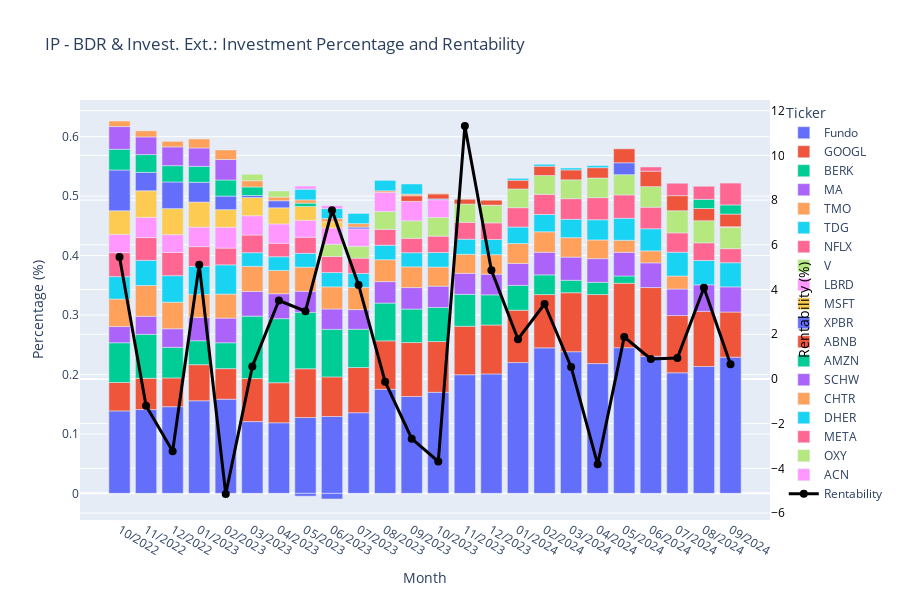

Notebook cell for this chart:
### Code cell
def graph_percentage_and_rentability(df, fund_name=None, investment_type=None):
    """
    Generate a dual-axis graph showing investment percentages as bars (left axis) 
    and fund rentability as a line (right axis).
    
    Parameters:
    -----------
    df : polars.DataFrame
        The dataframe containing the investment data
    fund_name : str or None, default=None
        The name of the fund to analyze (None for all funds)
    investment_type : str or None, default=None
        Filter for specific investment type ("BDR", "Invest. Ext.", or None for both)
    """
    # Apply filters
    filtered_df = df.clone()
    
    if fund_name is not None:
        filtered_df = filtered_df.filter(pl.col("funds") == fund_name)
        title_prefix = fund_name
    else:
        title_prefix = "All Funds"
    
    if investment_type == "BDR":
        filtered_df = filtered_df.filter(pl.col("investment_type") == "BDR")
        type_title = "BDR"
    elif investment_type == "Invest. Ext.":
        filtered_df = filtered_df.filter(pl.col("investment_type") == "Invest. Ext.")
        type_title = "Invest. Ext."
    else:
        type_title = "BDR & Invest. Ext."
    
    # Group by month, ticker for percentages
    monthly_ticker_pct = filtered_df.group_by(["month", "ticker", "date_for_sort"]).agg(
        pl.sum("percentage").alias("total_percentage")
    )
    
    # Group by month for rentability
    monthly_rentability = filtered_df.group_by(["month", "date_for_sort"]).agg(
        (pl.mean("rentability")*100).alias("avg_rentability")
    ).sort("date_for_sort")
    
    # Convert to pandas
    plot_df_pct = monthly_ticker_pct.to_pandas()
    plot_df_rentability = monthly_rentability.to_pandas()
    
    # Check if data exists
    if plot_df_pct.empty:
        print(f"No data found for: {title_prefix} with investment type: {type_title}")
        return None
    
    # Sort by date
    plot_df_pct = plot_df_pct.sort_values('date_for_sort')
    
    # Calculate the total percentage per ticker across all months
    ticker_totals = plot_df_pct.groupby('ticker')['total_percentage'].sum().sort_values(ascending=False)
    ordered_tickers = ticker_totals.index.tolist()
    
    # Create the bar chart for percentages
    fig = px.bar(
        plot_df_pct,
        x="month",
        y="total_percentage",
        color="ticker",
        title=f'{title_prefix} - {type_title}: Investment Percentage and Rentability',
        labels={
            "month": "Month",
            "total_percentage": "Percentage (%)",
            "ticker": "Ticker"
        },
        category_orders={
            "month": plot_df_pct["month"].tolist(),
            "ticker": ordered_tickers,
        },
        height=600,
    )
    
    # Add the line chart for rentability
    fig.add_trace(
        dict(
            type='scatter',
            x=plot_df_rentability['month'],
            y=plot_df_rentability['avg_rentability'],
            name='Rentability',
            mode='lines+markers',
            line=dict(color='black', width=3),
            marker=dict(size=8, color='black'),
            yaxis='y2'  # Use secondary y-axis
        )
    )
    
    # Set up the secondary y-axis for rentability
    fig.update_layout(
        xaxis_title="Month",
        yaxis_title="Percentage (%)",
        yaxis2=dict(
            title="Rentability (%)",
            titlefont=dict(color="black"),
            tickfont=dict(color="black"),
            anchor="x",
            overlaying="y",
            side="right"
        ),
        legend_title="Ticker",
        barmode='relative',
        hovermode="closest"
    )
    
    # Format hover info
    fig.update_traces(
        selector=dict(type='bar'),
        hovertemplate="<b>%{x}</b><br>" +
                      "Ticker: %{fullData.name}<br>" +
                      "Percentage: %{y:.2f}%<br>"
    )
    
    # Add hover template for the line
    fig.update_traces(
        selector=dict(name='Rentability'),
        hovertemplate="<b>%{x}</b><br>" +
                      "Rentability: %{y:.2f}%<br>"
    )
    
    # Show the plot
    fig.show()
    
    return None

# Example usage:
# For a specific fund
graph_percentage_and_rentability(df_peers, "IP")

### Figure 1 — Plotly figure (JSON) as saved in the notebook; plotly's stock layout.template omitted (floating-point values rounded to 4 significant figures; data arrays with more than 128 entries replaced by an {"elided": "..."} marker saying what was removed)
{"data": [{"alignmentgroup": "True", "hovertemplate": "<b>%{x}</b><br>Ticker: %{fullData.name}<br>Percentage: %{y:.2f}%<br>", "legendgroup": "Fundo", "marker": {"color": "#636efa", "pattern": {"shape": ""}}, "name": "Fundo", "offsetgroup": "Fundo", "orientation": "v", "showlegend": true, "textposition": "auto", "type": "bar", "x": ["10/2022", "11/2022", "12/2022", "01/2023", "02/2023", "03/2023", "04/2023", "05/2023", "06/2023", "07/2023", "08/2023", "09/2023", "10/2023", "11/2023", "12/2023", "01/2024", "02/2024", "03/2024", "04/2024", "05/2024", "06/2024", "07/2024", "08/2024", "09/2024"], "xaxis": "x", "y": [0.1387, 0.141, 0.1458, 0.1557, 0.1584, 0.1207, 0.1187, 0.1275, 0.1293, 0.1356, 0.175, 0.1629, 0.17, 0.1995, 0.2009, 0.22, 0.2447, 0.2383, 0.2183, 0.2451, 0.2307, 0.2028, 0.2134, 0.229], "yaxis": "y"}, {"alignmentgroup": "True", "hovertemplate": "<b>%{x}</b><br>Ticker: %{fullData.name}<br>Percentage: %{y:.2f}%<br>", "legendgroup": "GOOGL", "marker": {"color": "#EF553B", "pattern": {"shape": ""}}, "name": "GOOGL", "offsetgroup": "GOOGL", "orientation": "v", "showlegend": true, "textposition": "auto", "type": "bar", "x": ["10/2022", "11/2022", "12/2022", "01/2023", "02/2023", "03/2023", "04/2023", "05/2023", "06/2023", "07/2023", "08/2023", "09/2023", "10/2023", "11/2023", "12/2023", "01/2024", "02/2024", "03/2024", "04/2024", "05/2024", "06/2024", "07/2024", "08/2024", "09/2024"], "xaxis": "x", "y": [0.04783, 0.05249, 0.04832, 0.06071, 0.05137, 0.07246, 0.06737, 0.08202, 0.06661, 0.07601, 0.08148, 0.09077, 0.08539, 0.08158, 0.08226, 0.08802, 0.08965, 0.0992, 0.1161, 0.1084, 0.1155, 0.09627, 0.0928, 0.07596], "yaxis": "y"}, {"alignmentgroup": "True", "hovertemplate": "<b>%{x}</b><br>Ticker: %{fullData.name}<br>Percentage: %{y:.2f}%<br>", "legendgroup": "BERK", "marker": {"color": "#00cc96", "pattern": {"shape": ""}}, "name": "BERK", "offsetgroup": "BERK", "orientation": "v", "showlegend": true, "textposition": "auto", "type": "bar", "x": ["10/2022", "11/2022", "12/2022", "01/2023", "02/2023", "03/2023", "04/2023", "05/2023", "06/2023", "07/2023", "08/2023", "09/2023", "10/2023", "11/2023", "12/2023", "01/2024", "02/2024", "03/2024", "04/2024", "05/2024"], "xaxis": "x", "y": [0.06682, 0.07397, 0.05143, 0.04021, 0.04353, 0.105, 0.1078, 0.09489, 0.07994, 0.06441, 0.0636, 0.05636, 0.0573, 0.05376, 0.05077, 0.04178, 0.03318, 0.02089, 0.02064, 0.01219], "yaxis": "y"}, {"alignmentgroup": "True", "hovertemplate": "<b>%{x}</b><br>Ticker: %{fullData.name}<br>Percentage: %{y:.2f}%<br>", "legendgroup": "MA", "marker": {"color": "#ab63fa", "pattern": {"shape": ""}}, "name": "MA", "offsetgroup": "MA", "orientation": "v", "showlegend": true, "textposition": "auto", "type": "bar", "x": ["10/2022", "11/2022", "12/2022", "01/2023", "02/2023", "03/2023", "04/2023", "05/2023", "06/2023", "07/2023", "08/2023", "09/2023", "10/2023", "11/2023", "12/2023", "01/2024", "02/2024", "03/2024", "04/2024", "05/2024", "06/2024", "07/2024", "08/2024", "09/2024"], "xaxis": "x", "y": [0.02727, 0.03042, 0.03128, 0.03929, 0.04144, 0.04158, 0.04193, 0.03553, 0.03426, 0.03298, 0.03607, 0.03611, 0.03589, 0.0353, 0.03481, 0.03691, 0.03796, 0.03909, 0.03974, 0.03983, 0.04152, 0.04465, 0.04475, 0.04237], "yaxis": "y"}, {"alignmentgroup": "True", "hovertemplate": "<b>%{x}</b><br>Ticker: %{fullData.name}<br>Percentage: %{y:.2f}%<br>", "legendgroup": "TMO", "marker": {"color": "#FFA15A", "pattern": {"shape": ""}}, "name": "TMO", "offsetgroup": "TMO", "orientation": "v", "showlegend": true, "textposition": "auto", "type": "bar", "x": ["10/2022", "11/2022", "12/2022", "01/2023", "02/2023", "03/2023", "04/2023", "05/2023", "06/2023", "07/2023", "08/2023", "09/2023", "10/2023", "11/2023", "12/2023", "01/2024", "02/2024", "03/2024", "04/2024", "05/2024", "06/2024", "07/2024"], "xaxis": "x", "y": [0.04627, 0.05181, 0.04469, 0.0385, 0.04042, 0.04217, 0.03916, 0.04052, 0.03722, 0.03757, 0.03682, 0.03491, 0.03208, 0.03199, 0.03276, 0.03349, 0.03448, 0.03266, 0.03151, 0.02022, 0.02015, 0.02186], "yaxis": "y"}, {"alignmentgroup": "True", "hovertemplate": "<b>%{x}</b><br>Ticker: %{fullData.name}<br>Percentage: %{y:.2f}%<br>", "legendgroup": "TDG", "marker": {"color": "#19d3f3", "pattern": {"shape": ""}}, "name": "TDG", "offsetgroup": "TDG", "orientation": "v", "showlegend": true, "textposition": "auto", "type": "bar", "x": ["10/2022", "11/2022", "12/2022", "01/2023", "02/2023", "03/2023", "04/2023", "05/2023", "06/2023", "07/2023", "08/2023", "09/2023", "10/2023", "11/2023", "12/2023", "01/2024", "02/2024", "03/2024", "04/2024", "05/2024", "06/2024", "07/2024", "08/2024", "09/2024"], "xaxis": "x", "y": [0.03774, 0.04232, 0.04467, 0.04739, 0.0492, 0.02303, 0.02306, 0.02328, 0.02409, 0.02327, 0.02442, 0.02378, 0.02442, 0.0254, 0.02553, 0.02776, 0.02911, 0.03091, 0.03399, 0.03699, 0.03718, 0.04004, 0.04086, 0.04061], "yaxis": "y"}, {"alignmentgroup": "True", "hovertemplate": "<b>%{x}</b><br>Ticker: %{fullData.name}<br>Percentage: %{y:.2f}%<br>", "legendgroup": "NFLX", "marker": {"color": "#FF6692", "pattern": {"shape": ""}}, "name": "NFLX", "offsetgroup": "NFLX", "orientation": "v", "showlegend": true, "textposition": "auto", "type": "bar", "x": ["10/2022", "11/2022", "12/2022", "01/2023", "02/2023", "03/2023", "04/2023", "05/2023", "06/2023", "07/2023", "08/2023", "09/2023", "10/2023", "11/2023", "12/2023", "01/2024", "02/2024", "03/2024", "04/2024", "05/2024", "06/2024", "07/2024", "08/2024", "09/2024"], "xaxis": "x", "y": [0.04038, 0.03831, 0.03895, 0.03313, 0.02821, 0.02967, 0.02261, 0.02704, 0.02697, 0.0258, 0.02664, 0.02421, 0.0276, 0.02843, 0.02793, 0.03257, 0.03388, 0.03465, 0.03706, 0.03939, 0.03632, 0.03253, 0.02964, 0.02366], "yaxis": "y"}, {"alignmentgroup": "True", "hovertemplate": "<b>%{x}</b><br>Ticker: %{fullData.name}<br>Percentage: %{y:.2f}%<br>", "legendgroup": "V", "marker": {"color": "#B6E880", "pattern": {"shape": ""}}, "name": "V", "offsetgroup": "V", "orientation": "v", "showlegend": true, "textposition": "auto", "type": "bar", "x": ["06/2023", "07/2023", "08/2023", "09/2023", "10/2023", "11/2023", "12/2023", "01/2024", "02/2024", "03/2024", "04/2024", "05/2024", "06/2024", "07/2024", "08/2024", "09/2024"], "xaxis": "x", "y": [0.02064, 0.01983, 0.03008, 0.02939, 0.03142, 0.03068, 0.02977, 0.03146, 0.03166, 0.03174, 0.03315, 0.034, 0.03461, 0.03725, 0.03726, 0.03545], "yaxis": "y"}, {"alignmentgroup": "True", "hovertemplate": "<b>%{x}</b><br>Ticker: %{fullData.name}<br>Percentage: %{y:.2f}%<br>", "legendgroup": "LBRD", "marker": {"color": "#FF97FF", "pattern": {"shape": ""}}, "name": "LBRD", "offsetgroup": "LBRD", "orientation": "v", "showlegend": true, "textposition": "auto", "type": "bar", "x": ["10/2022", "11/2022", "12/2022", "01/2023", "02/2023", "03/2023", "04/2023", "05/2023", "06/2023", "07/2023", "08/2023", "09/2023", "10/2023"], "xaxis": "x", "y": [0.03074, 0.03398, 0.03006, 0.03292, 0.03513, 0.03248, 0.03252, 0.02837, 0.02746, 0.02933, 0.03217, 0.03277, 0.0298], "yaxis": "y"}, {"alignmentgroup": "True", "hovertemplate": "<b>%{x}</b><br>Ticker: %{fullData.name}<br>Percentage: %{y:.2f}%<br>", "legendgroup": "MSFT", "marker": {"color": "#FECB52", "pattern": {"shape": ""}}, "name": "MSFT", "offsetgroup": "MSFT", "orientation": "v", "showlegend": true, "textposition": "auto", "type": "bar", "x": ["10/2022", "11/2022", "12/2022", "01/2023", "02/2023", "03/2023", "04/2023", "05/2023", "06/2023", "09/2024"], "xaxis": "x", "y": [0.03965, 0.04477, 0.04378, 0.04211, 0.02956, 0.03056, 0.02718, 0.02338, 0.01021, 0.00149], "yaxis": "y"}, {"alignmentgroup": "True", "hovertemplate": "<b>%{x}</b><br>Ticker: %{fullData.name}<br>Percentage: %{y:.2f}%<br>", "legendgroup": "XPBR", "marker": {"color": "#636efa", "pattern": {"shape": ""}}, "name": "XPBR", "offsetgroup": "XPBR", "orientation": "v", "showlegend": true, "textposition": "auto", "type": "bar", "x": ["10/2022", "11/2022", "12/2022", "01/2023", "02/2023", "03/2023", "04/2023", "05/2023", "06/2023", "07/2023", "10/2023", "12/2023", "05/2024"], "xaxis": "x", "y": [0.06856, 0.03089, 0.0448, 0.03323, 0.02277, 0.0034, 0.01182, -0.00475, -0.00949, 0.00304, 0.00138, 4e-05, 0.02001], "yaxis": "y"}, {"alignmentgroup": "True", "hovertemplate": "<b>%{x}</b><br>Ticker: %{fullData.name}<br>Percentage: %{y:.2f}%<br>", "legendgroup": "ABNB", "marker": {"color": "#EF553B", "pattern": {"shape": ""}}, "name": "ABNB", "offsetgroup": "ABNB", "orientation": "v", "showlegend": true, "textposition": "auto", "type": "bar", "x": ["09/2023", "10/2023", "11/2023", "12/2023", "01/2024", "02/2024", "03/2024", "04/2024", "05/2024", "06/2024", "07/2024", "08/2024", "09/2024"], "xaxis": "x", "y": [0.00936, 0.00844, 0.00806, 0.00831, 0.01473, 0.01566, 0.01665, 0.01737, 0.02345, 0.02592, 0.02537, 0.02051, 0.0212], "yaxis": "y"}, {"alignmentgroup": "True", "hovertemplate": "<b>%{x}</b><br>Ticker: %{fullData.name}<br>Percentage: %{y:.2f}%<br>", "legendgroup": "AMZN", "marker": {"color": "#00cc96", "pattern": {"shape": ""}}, "name": "AMZN", "offsetgroup": "AMZN", "orientation": "v", "showlegend": true, "textposition": "auto", "type": "bar", "x": ["10/2022", "11/2022", "12/2022", "01/2023", "02/2023", "03/2023", "05/2023", "08/2024", "09/2024"], "xaxis": "x", "y": [0.03486, 0.0299, 0.02742, 0.02682, 0.02708, 0.01437, 0.00564, 0.01543, 0.0154], "yaxis": "y"}, {"alignmentgroup": "True", "hovertemplate": "<b>%{x}</b><br>Ticker: %{fullData.name}<br>Percentage: %{y:.2f}%<br>", "legendgroup": "SCHW", "marker": {"color": "#ab63fa", "pattern": {"shape": ""}}, "name": "SCHW", "offsetgroup": "SCHW", "orientation": "v", "showlegend": true, "textposition": "auto", "type": "bar", "x": ["10/2022", "11/2022", "12/2022", "01/2023", "02/2023"], "xaxis": "x", "y": [0.03823, 0.02972, 0.03159, 0.03094, 0.03441], "yaxis": "y"}, {"alignmentgroup": "True", "hovertemplate": "<b>%{x}</b><br>Ticker: %{fullData.name}<br>Percentage: %{y:.2f}%<br>", "legendgroup": "CHTR", "marker": {"color": "#FFA15A", "pattern": {"shape": ""}}, "name": "CHTR", "offsetgroup": "CHTR", "orientation": "v", "showlegend": true, "textposition": "auto", "type": "bar", "x": ["10/2022", "11/2022", "12/2022", "01/2023", "02/2023", "03/2023", "04/2023", "05/2023", "06/2023", "07/2023", "08/2023", "09/2023", "10/2023"], "xaxis": "x", "y": [0.00934, 0.01022, 0.00933, 0.0152, 0.01607, 0.0106, 0.00621, 0.00548, 0.00553, 0.00586, 0.00263, 0.00275, 0.00115], "yaxis": "y"}, {"alignmentgroup": "True", "hovertemplate": "<b>%{x}</b><br>Ticker: %{fullData.name}<br>Percentage: %{y:.2f}%<br>", "legendgroup": "DHER", "marker": {"color": "#19d3f3", "pattern": {"shape": ""}}, "name": "DHER", "offsetgroup": "DHER", "orientation": "v", "showlegend": true, "textposition": "auto", "type": "bar", "x": ["05/2023", "06/2023", "07/2023", "08/2023", "09/2023", "01/2024", "02/2024", "03/2024", "04/2024"], "xaxis": "x", "y": [0.01793, 0.01678, 0.01712, 0.01756, 0.01716, 0.00313, 0.00322, 0.00322, 0.00345], "yaxis": "y"}, {"alignmentgroup": "True", "hovertemplate": "<b>%{x}</b><br>Ticker: %{fullData.name}<br>Percentage: %{y:.2f}%<br>", "legendgroup": "META", "marker": {"color": "#FF6692", "pattern": {"shape": ""}}, "name": "META", "offsetgroup": "META", "orientation": "v", "showlegend": true, "textposition": "auto", "type": "bar", "x": ["06/2024", "07/2024", "08/2024", "09/2024"], "xaxis": "x", "y": [0.0071, 0.02086, 0.02202, 0.03675], "yaxis": "y"}, {"alignmentgroup": "True", "hovertemplate": "<b>%{x}</b><br>Ticker: %{fullData.name}<br>Percentage: %{y:.2f}%<br>", "legendgroup": "OXY", "marker": {"color": "#B6E880", "pattern": {"shape": ""}}, "name": "OXY", "offsetgroup": "OXY", "orientation": "v", "showlegend": true, "textposition": "auto", "type": "bar", "x": ["03/2023", "04/2023"], "xaxis": "x", "y": [0.01076, 0.01023], "yaxis": "y"}, {"alignmentgroup": "True", "hovertemplate": "<b>%{x}</b><br>Ticker: %{fullData.name}<br>Percentage: %{y:.2f}%<br>", "legendgroup": "ACN", "marker": {"color": "#FF97FF", "pattern": {"shape": ""}}, "name": "ACN", "offsetgroup": "ACN", "orientation": "v", "showlegend": true, "textposition": "auto", "type": "bar", "x": ["05/2023", "06/2023"], "xaxis": "x", "y": [0.00535, 0.00483], "yaxis": "y"}, {"hovertemplate": "<b>%{x}</b><br>Rentability: %{y:.2f}%<br>", "line": {"color": "black", "width": 3}, "marker": {"color": "black", "size": 8}, "mode": "lines+markers", "name": "Rentability", "type": "scatter", "x": ["10/2022", "11/2022", "12/2022", "01/2023", "02/2023", "03/2023", "04/2023", "05/2023", "06/2023", "07/2023", "08/2023", "09/2023", "10/2023", "11/2023", "12/2023", "01/2024", "02/2024", "03/2024", "04/2024", "05/2024", "06/2024", "07/2024", "08/2024", "09/2024"], "y": [5.451, -1.196, -3.236, 5.107, -5.148, 0.5591, 3.508, 3.03, 7.544, 4.206, -0.1229, -2.672, -3.694, 11.32, 4.864, 1.779, 3.353, 0.5388, -3.818, 1.878, 0.8949, 0.9348, 4.082, 0.6624], "yaxis": "y2"}], "layout": {"barmode": "relative", "height": 600, "hovermode": "closest", "legend": {"title": {"text": "Ticker"}, "tracegroupgap": 0}, "title": {"text": "IP - BDR & Invest. Ext.: Investment Percentage and Rentability"}, "xaxis": {"anchor": "y", "categoryarray": {"elided": "271 str values"}, "categoryorder": "array", "domain": [0, 1], "title": {"text": "Month"}}, "yaxis": {"anchor": "x", "domain": [0, 1], "title": {"text": "Percentage (%)"}}, "yaxis2": {"anchor": "x", "overlaying": "y", "side": "right", "tickfont": {"color": "black"}, "title": {"font": {"color": "black"}, "text": "Rentability (%)"}}}}
